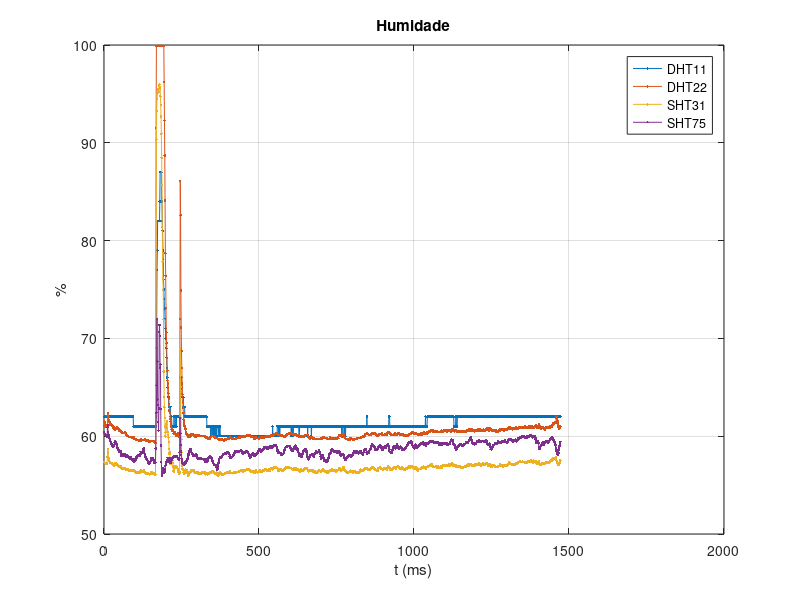
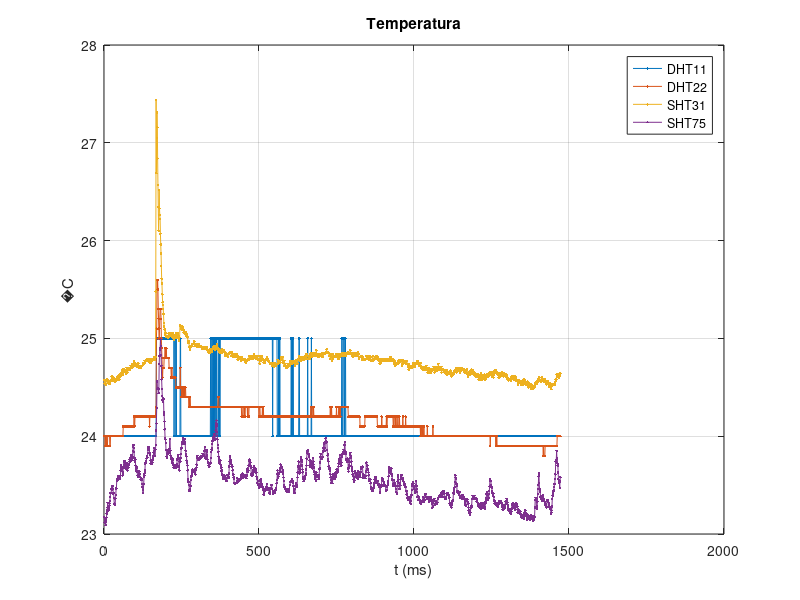

These figures' MATLAB source, in order:
data=importdata('DATALOG.CSV',',');
dht11_t=data(:,1);
dht11_hr=data(:,2);
dht22_t=data(:,3);
dht22_hr=data(:,4);
sht31_t=data(:,5);
sht31_hr=data(:,6);
sht75_t=data(:,7);
sht75_hr=data(:,8);

figure(); plot([dht11_hr,dht22_hr,sht31_hr,sht75_hr],'.-'); grid on;
legend('DHT11','DHT22','SHT31','SHT75');
title('Humidade');
ylabel('%');
xlabel('t (ms)')
figure(); plot([dht11_t,dht22_t,sht31_t,sht75_t],'.-'); grid on;
legend('DHT11','DHT22','SHT31','SHT75');
title('Temperatura');
ylabel([char(176),'C']);
xlabel('t (ms)')
